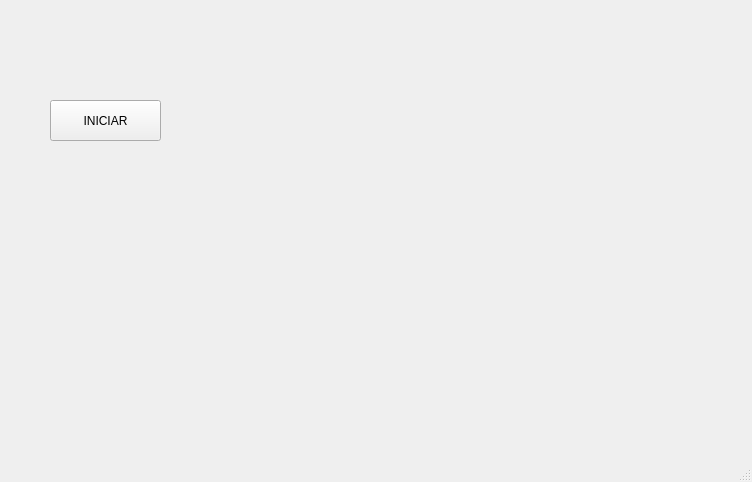
<?xml version="1.0" encoding="UTF-8"?>
<ui version="4.0">
 <class>MainWindow</class>
 <widget class="QMainWindow" name="MainWindow">
  <property name="geometry">
   <rect>
    <x>0</x>
    <y>0</y>
    <width>752</width>
    <height>482</height>
   </rect>
  </property>
  <property name="windowTitle">
   <string>MainWindow</string>
  </property>
  <widget class="QWidget" name="centralwidget">
   <widget class="QLabel" name="label">
    <property name="geometry">
     <rect>
      <x>20</x>
      <y>10</y>
      <width>121</width>
      <height>71</height>
     </rect>
    </property>
    <property name="text">
     <string/>
    </property>
    <property name="pixmap">
     <pixmap resource="../Imagenes/recursos.qrc">:/Logos/FI_LOGO.png</pixmap>
    </property>
    <property name="scaledContents">
     <bool>true</bool>
    </property>
   </widget>
   <widget class="QLabel" name="label_4">
    <property name="geometry">
     <rect>
      <x>620</x>
      <y>0</y>
      <width>121</width>
      <height>71</height>
     </rect>
    </property>
    <property name="text">
     <string/>
    </property>
    <property name="pixmap">
     <pixmap resource="../Imagenes/recursos.qrc">:/Logos/FI_LOGO.png</pixmap>
    </property>
    <property name="scaledContents">
     <bool>true</bool>
    </property>
   </widget>
   <widget class="QLabel" name="label_5">
    <property name="geometry">
     <rect>
      <x>620</x>
      <y>360</y>
      <width>121</width>
      <height>71</height>
     </rect>
    </property>
    <property name="text">
     <string/>
    </property>
    <property name="pixmap">
     <pixmap resource="../Imagenes/recursos.qrc">:/Logos/FI_LOGO.png</pixmap>
    </property>
    <property name="scaledContents">
     <bool>true</bool>
    </property>
   </widget>
   <widget class="QLabel" name="txt_contador">
    <property name="geometry">
     <rect>
      <x>80</x>
      <y>200</y>
      <width>151</width>
      <height>131</height>
     </rect>
    </property>
    <property name="text">
     <string/>
    </property>
   </widget>
   <widget class="QLabel" name="imagen">
    <property name="geometry">
     <rect>
      <x>310</x>
      <y>90</y>
      <width>291</width>
      <height>251</height>
     </rect>
    </property>
    <property name="text">
     <string/>
    </property>
    <property name="pixmap">
     <pixmap resource="../Imagenes/recursos.qrc">:/Mascotas/gato.jpeg</pixmap>
    </property>
    <property name="scaledContents">
     <bool>true</bool>
    </property>
   </widget>
   <widget class="QPushButton" name="btn_iniciar">
    <property name="geometry">
     <rect>
      <x>50</x>
      <y>100</y>
      <width>111</width>
      <height>41</height>
     </rect>
    </property>
    <property name="text">
     <string>INICIAR</string>
    </property>
   </widget>
  </widget>
  <widget class="QMenuBar" name="menubar">
   <property name="geometry">
    <rect>
     <x>0</x>
     <y>0</y>
     <width>752</width>
     <height>24</height>
    </rect>
   </property>
  </widget>
  <widget class="QStatusBar" name="statusbar"/>
 </widget>
 <resources>
  <include location="../Imagenes/recursos.qrc"/>
 </resources>
 <connections/>
</ui>
